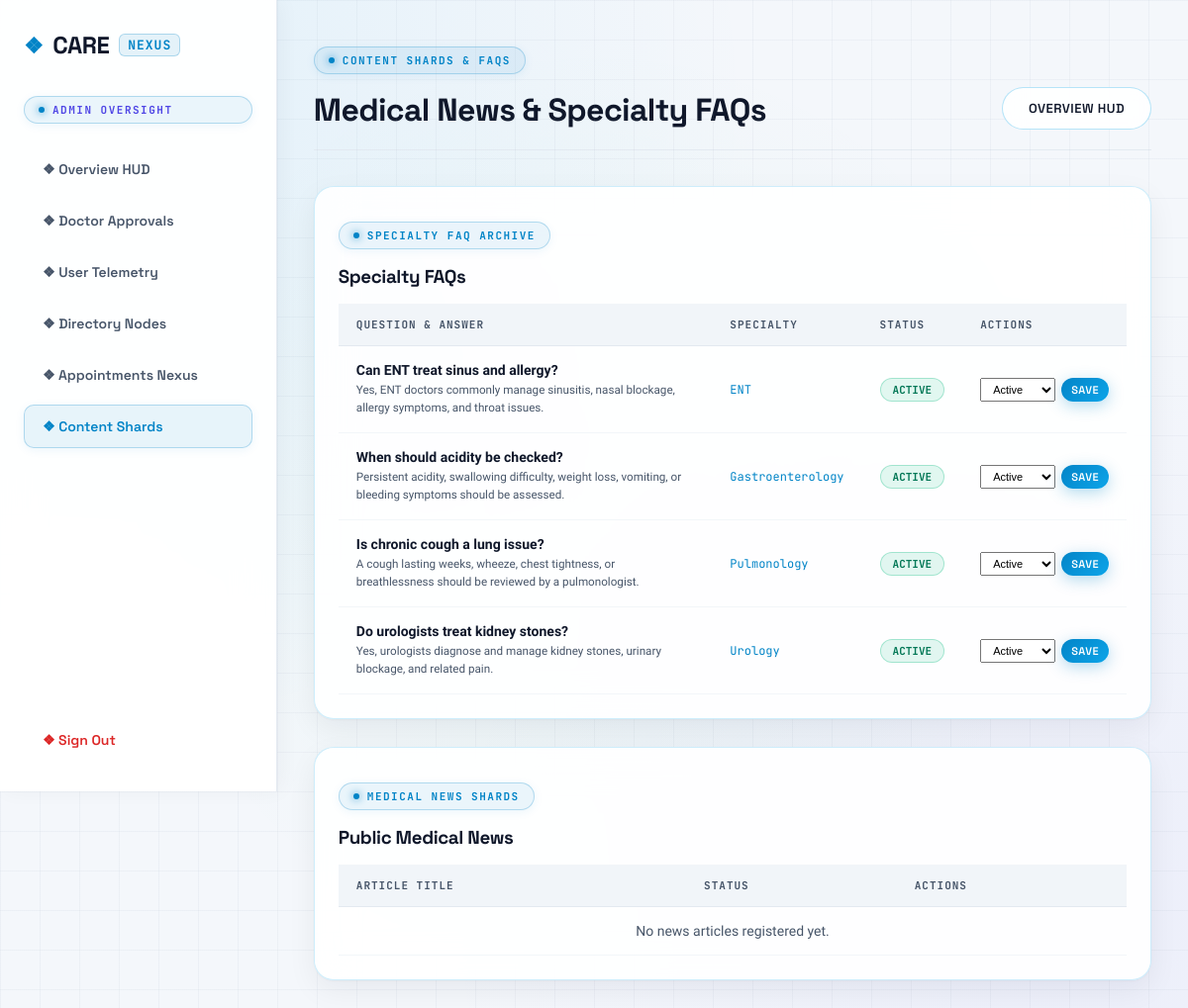
/admin/content.php (signed in), run on the app's committed database.
### tables this page shows
CREATE TABLE IF NOT EXISTS specialization_faqs (
  faq_id INT AUTO_INCREMENT PRIMARY KEY,
  specialization_id INT NOT NULL,
  question VARCHAR(255) NOT NULL,
  answer TEXT NOT NULL,
  sort_order INT NOT NULL DEFAULT 0,
  status ENUM('Active','Inactive') NOT NULL DEFAULT 'Active',
  created_at TIMESTAMP NOT NULL DEFAULT CURRENT_TIMESTAMP,
  updated_at TIMESTAMP NOT NULL DEFAULT CURRENT_TIMESTAMP ON UPDATE CURRENT_TIMESTAMP,
  INDEX idx_specialization_faqs (specialization_id, status, sort_order),
  CONSTRAINT specialization_faqs_ibfk_1 FOREIGN KEY (specialization_id) REFERENCES specializations(specialization_id) ON DELETE CASCADE
);

CREATE TABLE `specializations` (
  `specialization_id` int(11) NOT NULL,
  `specialization_name` varchar(100) NOT NULL,
  `description` text DEFAULT NULL,
  `status` enum('Active','Inactive') DEFAULT 'Active',
  `created_at` timestamp NOT NULL DEFAULT current_timestamp(),
  `updated_at` timestamp NOT NULL DEFAULT current_timestamp() ON UPDATE current_timestamp()
);

### admin/content.php (the view, shortened to what this page needs)
<?php
require_once __DIR__ . '/_admin.php';
$newsRows = mysqli_query($conn, "SELECT news_id,title,status,created_at,published_at FROM medical_news ORDER BY updated_at DESC, news_id DESC");
$faqRows = mysqli_query($conn, "SELECT f.faq_id,f.question,f.answer,f.status,s.specialization_name FROM specialization_faqs f JOIN specializations s ON s.specialization_id=f.specialization_id ORDER BY f.status ASC, s.specialization_name ASC, f.sort_order ASC");
?>
<!doctype html>
<html lang="en">
<head>
    <link rel="stylesheet" href="../assets/css/style.css">
    <link rel="stylesheet" href="../assets/css/dashboard.css">
</head>
<body>
    <div class="dash-container">
        <?php adminSidebar('content'); ?>
        <main class="dash-content">
            <header class="section-heading">
                <div>
                    <p class="eyebrow">CONTENT SHARDS & FAQS</p>
                    <h2>Medical News & Specialty FAQs</h2>
                </div>
                <a class="btn btn-outline" href="dashboard.php">Overview HUD</a>
            </header>
            <section style="display: grid; gap: 28px;">
                <article class="cyber-table-wrap" style="margin: 0; width: 100%;">
                    <p class="eyebrow">SPECIALTY FAQ ARCHIVE</p>
                    <h3 style="margin: 0 0 16px; color: var(--text-main);">Specialty FAQs</h3>
                    <table class="cyber-table">
                        <thead>
                            <tr>
                                <th>QUESTION & ANSWER</th>
                                <th>SPECIALTY</th>
                                <th>STATUS</th>
                                <th>ACTIONS</th>
                            </tr>
                        </thead>
                        <tbody>
                            <?php while($row = mysqli_fetch_assoc($faqRows)): ?>
                                <tr>
                                    <td>
                                        <strong style="color: var(--text-main); display: block; margin-bottom: 4px;"><?=h($row['question'])?></strong>
                                        <small style="color: var(--text-muted); line-height: 1.5; display: block; max-width: 760px;"><?=h($row['answer'])?></small>
                                    </td>
                                    <td style="font-family: var(--font-mono); color: var(--cyan-neon); font-size: 12px;"><?=h($row['specialization_name'])?></td>
                                    <td>
                                        <span class="status-pill status-<?=strtolower($row['status'])?>">
                                            <?=h($row['status'])?>
                                        </span>
                                    </td>
                                    <td>
                                        <form method="post" style="display: flex; gap: 6px;">
                                            <select name="status" style="padding: 4px 8px; font-size: 11px;">
                                                <?php foreach(['Active','Inactive'] as $s): ?>
                                                    <option <?=$row['status']===$s?'selected':''?>><?=$s?></option>
                                                <?php endforeach; ?>
                                            </select>
                                            <button class="btn btn-primary" style="padding: 4px 10px; font-size: 11px;">Save</button>
                                        </form>
                                    </td>
                                </tr>
                            <?php endwhile; ?>
                        </tbody>
                    </table>
                </article>
                <article class="cyber-table-wrap" style="margin: 0; width: 100%;">
                    <p class="eyebrow">MEDICAL NEWS SHARDS</p>
                    <h3 style="margin: 0 0 16px; color: var(--text-main);">Public Medical News</h3>
                    <table class="cyber-table">
                        <thead>
                            <tr>
                                <th>ARTICLE TITLE</th>
                                <th>STATUS</th>
                                <th>ACTIONS</th>
                            </tr>
                        </thead>
                        <tbody>
                            <?php if(mysqli_num_rows($newsRows)): ?>
                                <?php while($row = mysqli_fetch_assoc($newsRows)): ?>
                                    <tr>
                                        <td>
                                            <strong style="color: var(--text-main);"><?=h($row['title'])?></strong><br>
                                            <small style="color: var(--text-muted); font-family: var(--font-mono);">
                                                Created <?=date('d M Y', strtotime($row['created_at']))?>
                                            </small>
                                        </td>
                                        <td>
                                            <span class="status-pill status-<?=strtolower($row['status'])?>">
                                                <?=h($row['status'])?>
                                            </span>
                                        </td>
                                        <td>
                                            <form method="post" style="display: flex; gap: 6px;">
                                                <input type="hidden" name="action" value="set_news_status">
                                                <input type="hidden" name="news_id" value="<?=$row['news_id']?>">
                                                <select name="status" style="padding: 4px 8px; font-size: 11px;">
                                                    <?php foreach(['Draft','Published','Archived'] as $s): ?>
                                                        <option <?=$row['status']===$s?'selected':''?>><?=$s?></option>
                                                    <?php endforeach; ?>
                                                </select>
                                                <button class="btn btn-primary" style="padding: 4px 10px; font-size: 11px;">Save</button>
                                            </form>
                                        </td>
                                    </tr>
                                <?php endwhile; ?>
                            <?php else: ?>
                                <tr><td colspan="3" style="color: var(--text-muted); text-align: center;">No news articles registered yet.</td></tr>
                            <?php endif; ?>
                        </tbody>
                    </table>
                </article>
            </section>
        </main>
    </div>
</body>
</html>

### admin/_admin.php (shortened to what this page needs)
<?php
function h($value): string
{
    return htmlspecialchars((string) $value, ENT_QUOTES, 'UTF-8');
}
function adminSidebar(string $active): void
{
    $items = [
        'dashboard.php' => ['Overview HUD', 'overview'],
        'doctors.php' => ['Doctor Approvals', 'doctors'],
        'users.php' => ['User Telemetry', 'users'],
        'directory.php' => ['Directory Nodes', 'directory'],
        'appointments.php' => ['Appointments Nexus', 'appointments'],
        'content.php' => ['Content Shards', 'content'],
    ];
    echo '<aside class="dash-sidebar"><a class="brand" href="../index.php">CARE <span>NEXUS</span></a><div class="eyebrow" style="color: var(--violet-quantum); margin-bottom: 24px;">ADMIN OVERSIGHT</div><nav class="dash-nav">';
    foreach ($items as $href => $item) {
        [$label, $key] = $item;
        echo '<a class="' . ($active === $key ? 'active' : '') . '" href="' . $href . '">❖ ' . h($label) . '</a>';
    }
    echo '<a href="../logout.php" style="margin-top: auto; color: var(--rose-danger);">❖ Sign Out</a></nav></aside>';
}

### assets/css/style.css (style rules this page uses)
:root { --bg-dark: #F4F7FB; --bg-card: rgba(255, 255, 255, 0.92); --bg-card-hover: #FFFFFF; --bg-glass: rgba(14, 165, 233, 0.04); --border-cyber: rgba(14, 165, 233, 0.2); --border-cyber-glow: rgba(14, 165, 233, 0.5); --cyan-neon: #0284C7; --cyan-glow: rgba(2, 132, 199, 0.2); --blue-electric: #2563EB; --emerald-bio: #059669; --emerald-glow: rgba(5, 150, 105, 0.2); --violet-quantum: #4F46E5; --amber-flux: #D97706; --rose-danger: #DC2626; --text-main: #0F172A; --text-muted: #475569; --text-dim: #64748B; --font-heading: 'Space Grotesk', sans-serif; --font-body: 'Plus Jakarta Sans', sans-serif; --font-mono: 'JetBrains Mono', monospace; --shadow-cyber: 0 10px 30px rgba(15, 23, 42, 0.06), 0 1px 3px rgba(0, 0, 0, 0.04); --shadow-neon: 0 4px 20px rgba(2, 132, 199, 0.18); --radius-lg: 20px; --radius-md: 14px; --radius-sm: 10px; --transition: all 0.3s cubic-bezier(0.16, 1, 0.3, 1); }
* { box-sizing: border-box; }
body { margin: 0; font-family: var(--font-body); color: var(--text-main); background-color: var(--bg-dark); background-image: radial-gradient(circle at 10% 10%, rgba(14, 165, 233, 0.08) 0%, transparent 45%), radial-gradient(circle at 90% 90%, rgba(79, 70, 229, 0.05) 0%, transparent 45%), radial-gradient(circle at 50% 50%, rgba(16, 185, 129, 0.05) 0%, transparent 60%); background-attachment: fixed; -webkit-font-smoothing: antialiased; overflow-x: hidden; }
body::before { content: ''; position: fixed; top: 0; left: 0; right: 0; bottom: 0; background-image: linear-gradient(to right, rgba(148, 163, 184, 0.08) 1px, transparent 1px), linear-gradient(to bottom, rgba(148, 163, 184, 0.08) 1px, transparent 1px); background-size: 40px 40px; pointer-events: none; z-index: 0; }
a { text-decoration: none; color: inherit; transition: var(--transition); }
h1, h2, h3, h4, h5, h6 { font-family: var(--font-heading); letter-spacing: -0.02em; color: var(--text-main); }
.eyebrow, .eyebrow-badge { font-family: var(--font-mono); font-size: 11px; font-weight: 700; letter-spacing: 1.5px; color: var(--cyan-neon); text-transform: uppercase; display: inline-flex; align-items: center; gap: 8px; background: rgba(2, 132, 199, 0.08); border: 1px solid rgba(2, 132, 199, 0.25); padding: 6px 14px; border-radius: 999px; margin-bottom: 16px; box-shadow: 0 2px 10px rgba(2, 132, 199, 0.08); }
.eyebrow::before, .eyebrow-badge::before { content: ''; width: 6px; height: 6px; background: var(--cyan-neon); border-radius: 50%; box-shadow: 0 0 8px var(--cyan-neon); animation: pulseNeon 2s infinite; }
.brand { font-family: var(--font-heading); font-size: 24px; font-weight: 700; letter-spacing: -0.5px; color: var(--text-main); display: flex; align-items: center; gap: 10px; }
.brand span { color: var(--cyan-neon); font-family: var(--font-mono); font-size: 13px; background: rgba(2, 132, 199, 0.1); border: 1px solid rgba(2, 132, 199, 0.25); padding: 2px 8px; border-radius: 6px; letter-spacing: 1px; }
.brand::before { content: '❖'; color: var(--cyan-neon); font-size: 22px; }
.btn { display: inline-flex; align-items: center; justify-content: center; gap: 10px; border: 0; border-radius: 999px; padding: 12px 26px; font-family: var(--font-heading); font-weight: 600; cursor: pointer; transition: var(--transition); font-size: 13px; letter-spacing: 0.5px; text-transform: uppercase; position: relative; overflow: hidden; z-index: 1; }
.btn-primary { color: #FFFFFF; background: linear-gradient(135deg, #0284C7, #0EA5E9); box-shadow: 0 4px 16px rgba(2, 132, 199, 0.3); }
.btn-outline { border: 1px solid rgba(14, 165, 233, 0.3); color: var(--text-main); background: rgba(255, 255, 255, 0.9); backdrop-filter: blur(10px); }
.section-heading { display: flex; justify-content: space-between; align-items: flex-end; margin-bottom: 36px; border-bottom: 1px solid rgba(226, 232, 240, 0.9); padding-bottom: 20px; flex-wrap: wrap; gap: 16px; }
.section-heading h2 { font-size: 32px; margin: 0; color: var(--text-main); }
.status-Confirmed, .status-Completed, .status-Active, .status-verified, .status-active, .status-completed { background: rgba(16, 185, 129, 0.12); border: 1px solid rgba(16, 185, 129, 0.3); color: #047857; }

### data on the page
specialization_faqs: question "Can ENT treat sinus and allergy?", answer "Yes, ENT doctors commonly manage sinusitis, nasal blockage, allergy symptoms, and throat issues.", specialization.specialization_name "ENT", status "ACTIVE", status "Active"
specialization_faqs: question "When should acidity be checked?", answer "Persistent acidity, swallowing difficulty, weight loss, vomiting, or bleeding symptoms should be assessed.", specialization.specialization_name "Gastroenterology", status "ACTIVE", status "Active"
specialization_faqs: question "Is chronic cough a lung issue?", answer "A cough lasting weeks, wheeze, chest tightness, or breathlessness should be reviewed by a pulmonologist.", specialization.specialization_name "Pulmonology", status "ACTIVE", status "Active"
specialization_faqs: question "Do urologists treat kidney stones?", answer "Yes, urologists diagnose and manage kidney stones, urinary blockage, and related pain.", specialization.specialization_name "Urology", status "ACTIVE", status "Active"

### other printed values
$label "Overview HUD"
$label "Doctor Approvals"
$label "User Telemetry"
$label "Directory Nodes"
$label "Appointments Nexus"
$label "Content Shards"
